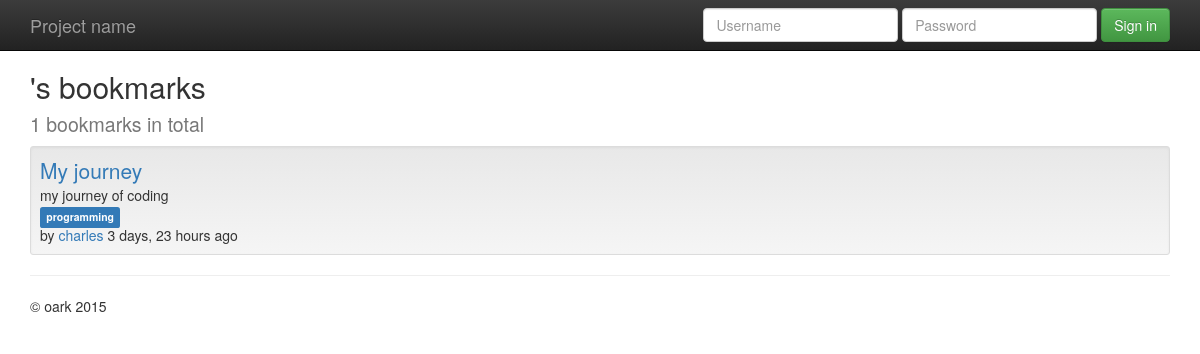
/bookmarksapp/user/charles/, run on the app's committed database.
### bookmarksapp/models.py (models this page shows, shortened)
@python_2_unicode_compatible
class Bookmark(models.Model):
    url = models.URLField()
    title = models.CharField('title', max_length=255)
    description = models.TextField('description', blank=True)
    is_public = models.BooleanField('public', default=True)
    date_created = models.DateTimeField('date created')
    date_updated = models.DateTimeField('date updated')
    owner = models.ForeignKey(User, verbose_name='owner',
        related_name='bookmarks')
    tags = models.ManyToManyField(Tag, blank=True)
    objects = models.Manager()
    public = PublicBookmarkManager()
    class Meta:
        verbose_name = 'bookmark'
        verbose_name_plural = 'bookmarks'
        ordering = ['-date_created']

@python_2_unicode_compatible
class Tag(models.Model):
    name = models.CharField(max_length=50, unique=True)
    class Meta:
        verbose_name = 'tag'
        verbose_name_plural = 'tags'
        ordering = ['name']
    def __str__(self):
        return self.name

### bookmarksapp/views.py (the view)
# urls.py: url(r'^user/(?P<username>[-\w]+)/$', views.bookmark_user, name='bookmarksapp_bookmark_user'),
def bookmark_user(request, username):
    user = get_object_or_404(User, username=username)
    if request.user == user:
        bookmarks = user.bookmarks.all()
    else:
        bookmarks = Bookmark.public.filter(owner__username=username)
    context = {'bookmarks': bookmarks, 'owner': user}
    return render(request, 'bookmarksapp/bookmark_user.html', context)

### bookmarksapp/models.py (called while the page is built)
    def get_queryset(self):
        qs = super(PublicBookmarkManager, self).get_queryset()
        return qs.filter(is_public=True)

### bookmarksapp/templates/bookmarksapp/bookmark_user.html (shortened to what this page needs)
{% extends "bookmarksapp/bookmark_list.html" %}
{% block heading %}
  <h2>{{ owner.username }}'s bookmarks<br>
    <small>{{ bookmarks.count }} bookmarks in total</small>
  </h2>
{% endblock %}

### bookmarksapp/templates/bookmarksapp/bookmark_list.html (shortened to what this page needs)
{% extends "base.html" %}
{% block content %}
  <ul class="list-unstyled">
  {% for bookmark in bookmarks %}
    <li class="well well-sm">{% include "bookmarksapp/bookmark.html" %}</li>
  {% empty %}
    <li>No bookmarks. :(</li>
  {% endfor %}
  </ul>
{% endblock %}

### bookmarksapp/templates/bookmarksapp/bookmark.html (shortened to what this page needs)
<a class="lead" href="{{ bookmark.url }}">{{ bookmark.title }}</a>
{% if bookmark.description %}
  <br>{{ bookmark.description|linebreaksbr }}
{% endif %}
{% if not bookmark.is_public %}
  <br><span class="label label-warning">private</span>
{% else %}
    <br>
{% endif %}
{% if bookmark.tags.count %}
  {% for tag in bookmark.tags.all %}
    <span class="label label-primary">{{ tag|lower }}</span>&nbsp;
  {% endfor %}
{% endif %}
<br>by <a href="{% url "bookmarksapp_bookmark_user" bookmark.owner.username %}">
    {{ bookmark.owner.username }}</a>
{{ bookmark.date_created|timesince }} ago

### templates/base.html (style rules this page uses)
body { padding-top: 50px; padding-bottom: 20px; }

### data on the page
Bookmark: title "My journey", description "my journey of coding", owner.username "charles", date_created "3 days, 23 hours"
Tag: name "programming"

### other printed values
{{ bookmarks.count }} "1"
